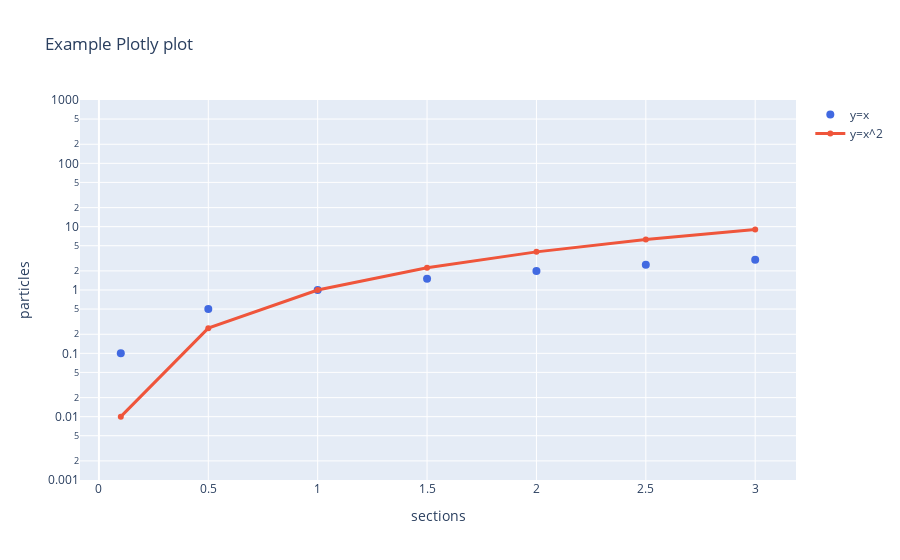

The notebook cell this image was saved under:
### Code cell
import plotly.graph_objects as go

x = [0.1, 0.5, 1.0, 1.5, 2.0, 2.5, 3.0]
y = [i**2 for i in x]

fig = go.Figure(
    layout=dict(
        title="Example Plotly plot",
        yaxis_type="log",
        yaxis_range=[-3, 3],
        xaxis_title='sections',
        yaxis_title='particles',
    ), 
)

fig.add_trace(go.Scatter(x=x, y=x, mode='markers', name="y=x", marker=dict(color='royalblue', size=8)))
fig.add_trace(go.Scatter(x=x, y=y, name="y=x^2", line=dict(width=3)))

fig.show()

### Figure 1 — Plotly figure (JSON) as saved in the notebook; plotly's stock layout.template omitted (floating-point values rounded to 4 significant figures)
{"data": [{"marker": {"color": "royalblue", "size": 8}, "mode": "markers", "name": "y=x", "type": "scatter", "x": [0.1, 0.5, 1, 1.5, 2, 2.5, 3], "y": [0.1, 0.5, 1, 1.5, 2, 2.5, 3]}, {"line": {"width": 3}, "name": "y=x^2", "type": "scatter", "x": [0.1, 0.5, 1, 1.5, 2, 2.5, 3], "y": [0.01, 0.25, 1, 2.25, 4, 6.25, 9]}], "layout": {"title": {"text": "Example Plotly plot"}, "xaxis": {"title": {"text": "sections"}}, "yaxis": {"range": [-3, 3], "title": {"text": "particles"}, "type": "log"}}}
